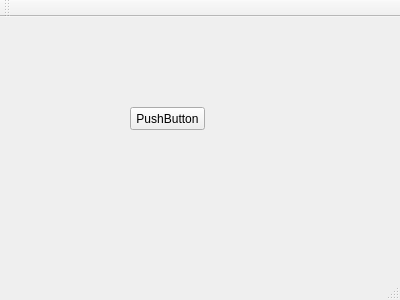
<?xml version="1.0" encoding="UTF-8"?>
<ui version="4.0">
 <class>VentanaPrincipal</class>
 <widget class="QMainWindow" name="VentanaPrincipal">
  <property name="geometry">
   <rect>
    <x>0</x>
    <y>0</y>
    <width>400</width>
    <height>300</height>
   </rect>
  </property>
  <property name="windowTitle">
   <string>VentanaPrincipal</string>
  </property>
  <widget class="QWidget" name="centralWidget">
   <widget class="QPushButton" name="pushButton">
    <property name="geometry">
     <rect>
      <x>130</x>
      <y>90</y>
      <width>75</width>
      <height>23</height>
     </rect>
    </property>
    <property name="text">
     <string>PushButton</string>
    </property>
   </widget>
  </widget>
  <widget class="QMenuBar" name="menuBar">
   <property name="geometry">
    <rect>
     <x>0</x>
     <y>0</y>
     <width>400</width>
     <height>21</height>
    </rect>
   </property>
  </widget>
  <widget class="QToolBar" name="mainToolBar">
   <attribute name="toolBarArea">
    <enum>TopToolBarArea</enum>
   </attribute>
   <attribute name="toolBarBreak">
    <bool>false</bool>
   </attribute>
  </widget>
  <widget class="QStatusBar" name="statusBar"/>
 </widget>
 <layoutdefault spacing="6" margin="11"/>
 <resources/>
 <connections/>
</ui>
